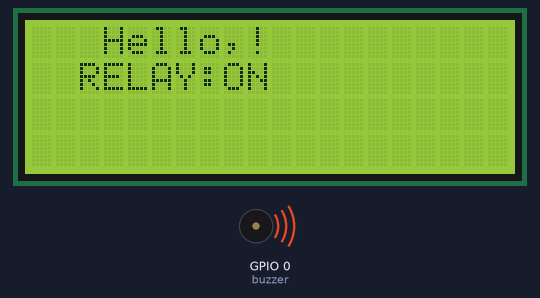
The sketch below on a simulated ESP32. Shown: 20×4 character LCD, buzzer (waves = sounding, pin HIGH).

Above: at 0.1 s.
At 5.1 s:
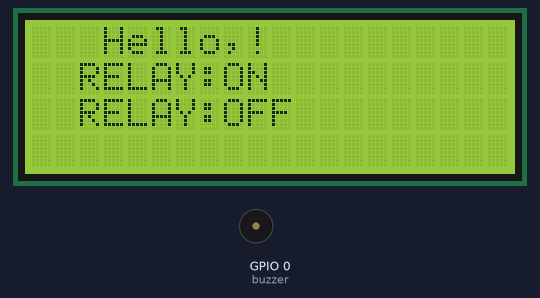
Timing chart, 0 to 126.9 s (numbered marks = the images above):
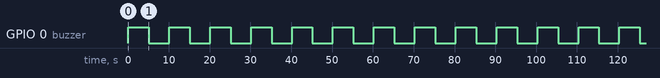

Measured:
- by itself, GPIO 0 (buzzer): alternates HIGH for 5.0 s and LOW for 5.0 s

The sketch:

lcd_relaytest.ino
```cpp
int buzzer=0;

#include <LiquidCrystal_I2C.h>

LiquidCrystal_I2C lcd(0x27,20,4);  // set the LCD address to 0x27 for a 16 chars and 2 line display

void setup() {
  pinMode(buzzer,OUTPUT);
 Serial.begin(9600); // put your setup code here, to run once:

lcd.init();                      // initialize the lcd

  // Print a message to the LCD.
  lcd.backlight();


}

void loop() {
  lcd.clear();
  lcd.setCursor(3,0);
  lcd.print("Hello,!");
  lcd.setCursor(2,1);
  digitalWrite(buzzer,HIGH);// put your main code here, to run repeatedly:
 lcd.print("RELAY:ON");
delay(5000);

 digitalWrite(buzzer,LOW);// put your main code here, to run repeatedly:
 lcd.setCursor(2,2);
 lcd.print("RELAY:OFF");

delay(5000);
}
```
